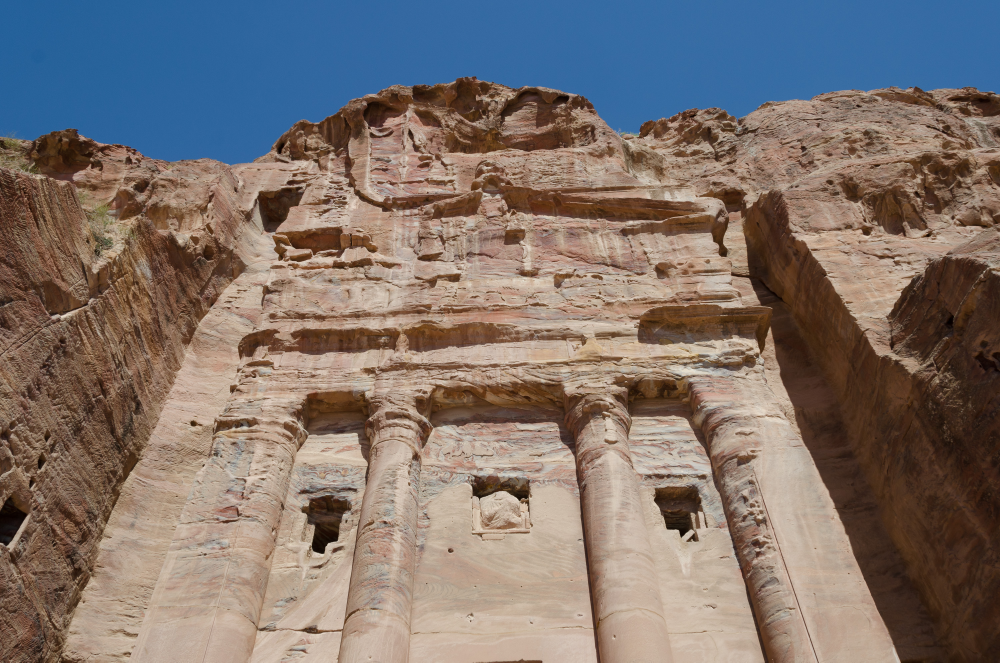
#> input picture imgs/DFM_4209.jpg, 3000 x 1987 px (shown at 1/3 size)
$ python imageStitching.py   (older library calls are emulated)
#> lines starting #> are read from the running program, lines starting #| are printed output that depends on the picture; after the words box and inside, x2 and y2 are one past the last pixel; in counts of white or black regions, pixels touching at a corner belong together; long printed decimals are rounded
### Opdrachten/Geometric Transformations/affineTransformations.py
import numpy as np
import cv2
from cv2 import IMREAD_ANYCOLOR, KeyPoint, imshow
from skimage.transform import warp, AffineTransform
from skimage.transform import AffineTransform
from skimage.feature import (match_descriptors, ORB, plot_matches)
from skimage.measure import ransac
from skimage.color import rgb2gray
from matplotlib import pyplot as plt

def get_matches(im_or, im_tf, n_keypoints=500,ax = None, title ='Original vs transformed'):
    descriptor_extractor = ORB(n_keypoints=n_keypoints)

    #zoekt naar keypoints en discroptions in orignal image
    descriptor_extractor.detect_and_extract(rgb2gray(im_or))
    keyPoint_or = descriptor_extractor.keypoints
    descriptors_or = descriptor_extractor.descriptors

    #zoekt naar keypoints en discroptions in TF image
    descriptor_extractor.detect_and_extract(rgb2gray(im_tf))
    keypoints_tf = descriptor_extractor.keypoints
    descriptors_tf = descriptor_extractor.descriptors

    #Zoekt matches tussen de twee images
    matches = match_descriptors(descriptors_or,descriptors_tf,cross_check=True)

    if ax is not None:
        plot_matches(ax,im_or,im_tf,keyPoint_or,keypoints_tf, matches)
        ax.axis('off')
        ax.set_title(title)
    return matches, keyPoint_or, keypoints_tf

# maken van een transfermodel via ransac functie.
def get_tf_model(src,dst, xTransform=AffineTransform, n_keypoints=500,min_samples=4,residual_threshold=2,**kwargs):
    matches,kp_src, kp_dst = get_matches(src,dst,n_keypoints=n_keypoints)
    src = kp_src[matches[:,0]][:,::-1]
    dst = kp_dst[matches[:,1]][:,::-1]
    tf_model, _ =ransac((src,dst),xTransform,min_samples=min_samples,residual_threshold=residual_threshold, **kwargs)
    return tf_model


# [22 lines that do not run on import are left out]


### Opdrachten/Geometric Transformations/projectiveTransformations.py
import cv2
from cv2 import IMREAD_ANYCOLOR
import numpy as np
import matplotlib.pyplot as plt
from skimage.transform import SimilarityTransform, ProjectiveTransform, warp
from affineTransformations import get_matches, get_tf_model


def _get_stitch_images(im0,im1,tf_model=None,n_keypoints=500,min_samples=4,residual_threshold=2,**kwargs):
    if tf_model is None:
        tf_model = SimilarityTransform()
    elif tf_model == 'auto':
        tf_model = get_tf_model(im1,im0,xTransform=ProjectiveTransform,
                                n_keypoints=n_keypoints,min_samples=min_samples,
                                residual_threshold=residual_threshold, **kwargs)

    r,c = im0.shape[:2]
    corners0 = np.array([[0,0],[0,r],[c,0],[c,r]]) # hoeken van image 0
    r,c = im1.shape[:2]
    corners1 = np.array([[0,0],[0,r],[c,0],[c,r]]) # hoeken van image 1
    wcorners1= tf_model(corners1)                 #


    all_corners = np.vstack((corners0, corners1,wcorners1))
    print(all_corners)
    min_corner = all_corners.min(axis=0)
    max_corner = all_corners.max(axis=0)
    print(min_corner)
    print(max_corner)
    new_shape = max_corner-min_corner
    print(new_shape)
    new_shape = np.ceil(new_shape[::-1]).astype(np.int)
    print(new_shape)
    shift = SimilarityTransform(translation=-min_corner)
    print(shift.params)
    print((tf_model+shift).inverse)
    im0_ = warp(im0,shift.inverse,output_shape=new_shape,cval=-1)
    im1_ = warp(im1,(tf_model+shift).inverse,output_shape=new_shape,cval=-1)
    return im0_,im1_

def _merge_stich_images(im0_,im1_,mask_index=None,cval=0):
    if mask_index is not None:
        if mask_index==0:
            im1_[im0_>-1] = 0
        elif mask_index ==1:
            im0_[im1_>-1] = 0
    else:
        alpha = 1.0*(im0_[:,:,0] !=-1)+1.0*(im1_[:,:,0]!=-1)
    bgmask = -1*((im0_==-1)&(im1_==-1))
    im0_[im0_==-1] = 0
    im1_[im1_==-1] = 0

    merged = im0_ + im1_
    if mask_index is None: merged /= np.maximum(alpha,1)[...,None]
    merged[bgmask==-1]=cval
    return merged

def _stitch(im0,im1, mask_idx=None,cval=0,show=True,tf_model=None,
            n_keypoints=500,min_samples=4,residual_threshold=2,**kwargs):
    im0_,im1_ = _get_stitch_images(im0,im1,tf_model=tf_model,
                                   n_keypoints=n_keypoints,min_samples=min_samples,residual_threshold=residual_threshold,**kwargs)
    merged = _merge_stich_images(im0_=im0_,im1_=im1_,mask_index=mask_idx,cval=cval)
    if (show):
        cv2.imshow('merged_image',merged)
    else:
        return merged


# [24 lines that do not run on import are left out]

### Opdrachten/Geometric Transformations/imageStitching.py
import cv2
import numpy as np
import skimage
from projectiveTransformations import _stitch
from packaging import version
from skimage.transform import rescale


import matplotlib.pyplot as plt

def stitch(ims, order=[1,0,2], mask_idx=None,
           tf_model ='auto', n_keypoints=1000,
           min_samples=4, residual_threshold=2, **kwargs):

    # sort images according to order

    ims_sorted = np.zeros_like(ims)

    for i, idx in enumerate(order):
        ims_sorted[idx] = ims[i]

    # apply _stitch

    merged = _stitch(ims_sorted[0],ims_sorted[1],mask_idx=1,cval=-1,show=False,tf_model=tf_model,
        n_keypoints=500,min_samples=4,residual_threshold=2)

    for i in range(len(order)-3):
        merged = _stitch(merged,ims_sorted[i+1],mask_idx=1,cval=-1,show=False,tf_model=tf_model,
        n_keypoints=500,min_samples=4,residual_threshold=2)

    # repeat _stitch with merged and next im until cval =0

    merged = _stitch(merged,ims_sorted[len(order)-1],mask_idx=1,cval=0,show=False,tf_model=tf_model,
        n_keypoints=500,min_samples=4,residual_threshold=2)


    return merged


if __name__ == "__main__":
    files=['DFM_4209.jpg','DFM_4210.jpg','DFM_4211.jpg']
    ims = []
    for i,file in enumerate(files):
        im = cv2.imread('../../imgs/'+file ,cv2.IMREAD_ANYCOLOR)                 # inlezen van alle foto's
#> im is the input picture: shape (1987, 3000, 3); mean B, G, R 109.6, 114.8, 126.2
        im = im[:,500:500+1987,:]                                              # foto bijsnijden voor beter stiching
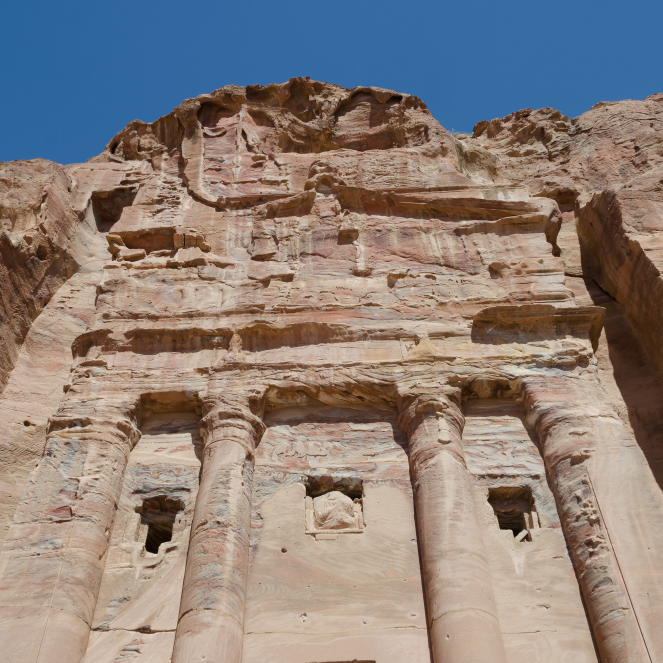
#> im: shape (1987, 1987, 3) (shown at 1/3 size); mean B, G, R 123.2, 128.8, 140.2

        #Rescale -> vanaf versie skimage v0.19 is multichannel veranderd naar channel_axis
        if version.parse(skimage.__version__) < version.parse("0.19.0"):       # elke foto toegevoegd aan ims array
            ims.append(rescale(im,0.25,anti_aliasing=True,multichannel=True))
        else: ims.append(rescale(im,0.25,anti_aliasing=True,channel_axis=2))
#> pass 2 of the loop `for i,file in enumerate(files):`:
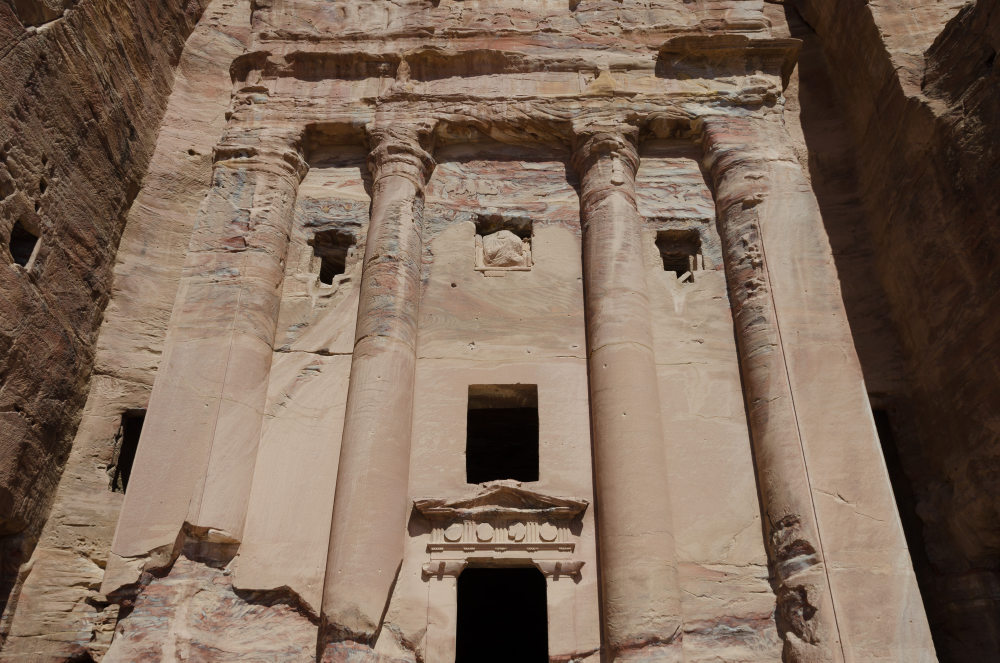
#> input picture imgs/DFM_4210.jpg, 3000 x 1987 px (shown at 1/3 size)
#> im is the input picture: shape (1987, 3000, 3); mean B, G, R 88.7, 104.7, 125.7
#> `im = im[:,500:500+1987,:]`:
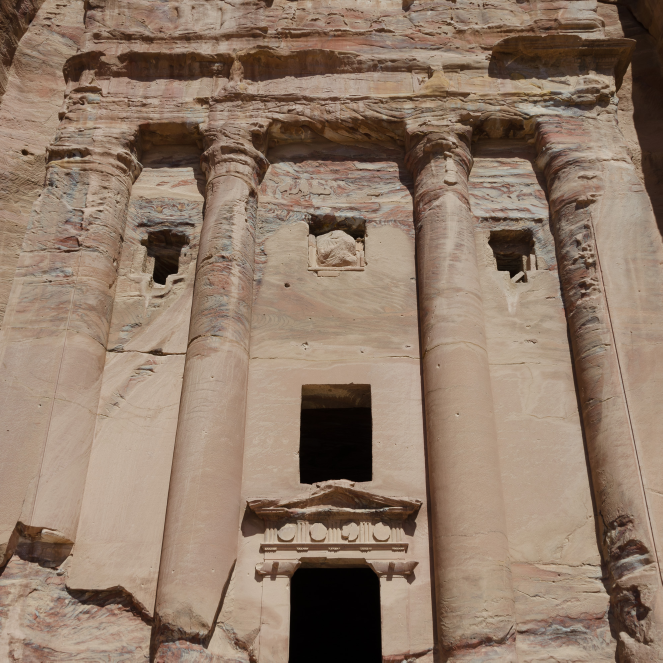
#> im: shape (1987, 1987, 3) (shown at 1/3 size); mean B, G, R 105.4, 122.6, 144.4
#> pass 3 of the loop `for i,file in enumerate(files):`:
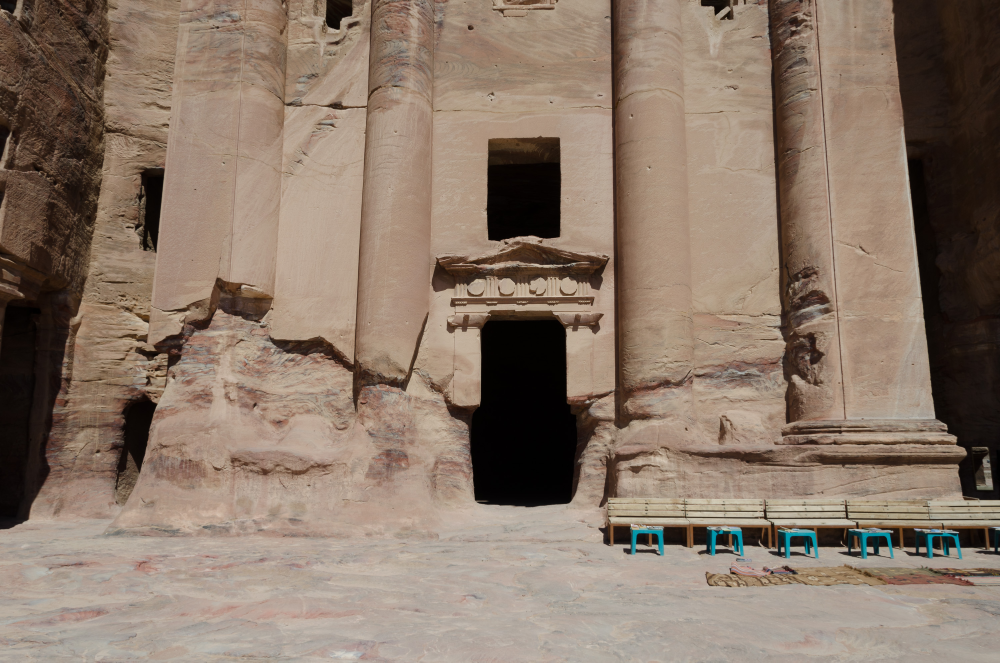
#> input picture imgs/DFM_4211.jpg, 3000 x 1987 px (shown at 1/3 size)
#> im is the input picture: shape (1987, 3000, 3); mean B, G, R 105.1, 119.8, 138.1
#> `im = im[:,500:500+1987,:]`:
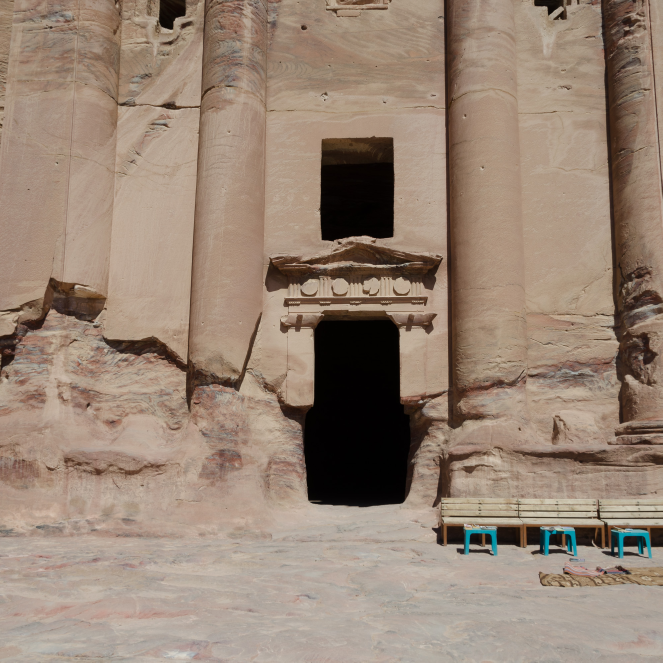
#> im: shape (1987, 1987, 3) (shown at 1/3 size); mean B, G, R 116.9, 132.4, 151.6

    merged = stitch(ims)
#> in get_matches, `descriptor_extractor.detect_and_extract(rgb2gray(im_tf))`:
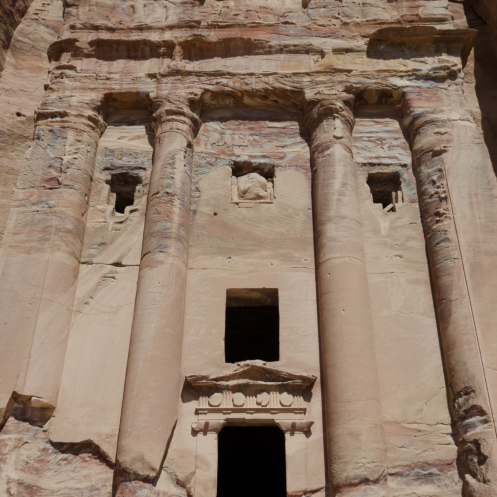
#> im_tf: shape (497, 497, 3) float64; mean of channels 0, 1, 2 0.413, 0.481, 0.566; drawn as B, G, R
#> in get_tf_model, `matches,kp_src, kp_dst = get_matches(src,dst,n_keypoints=n_keypoints)`: matches = 227 pairs, first value 0 to 492, second value 0 to 499; kp_src = 500 pairs, first value 73 to 474, second value 27 to 477; kp_dst = 500 pairs, first value 38.4 to 475, second value 27 to 475
#> in get_tf_model, `src = kp_src[matches[:,0]][:,::-1]`: src = 227 pairs, first value 27 to 470.4, second value 73.2 to 472.8
#> in get_tf_model, `dst = kp_dst[matches[:,1]][:,::-1]`: dst = 227 pairs, first value 29 to 464.4, second value 38.4 to 471.6
#> in _get_stitch_images, `wcorners1= tf_model(corners1)`: wcorners1 = [[-54.53, -304.8], [18.99, 282.7], [583.6, -287.1], [475.1, 294.2]]
#> in _get_stitch_images, `all_corners = np.vstack((corners0, corners1,wcorners1))`: all_corners = [[0, 0], [0, 497], [497, 0], [497, 497], [0, 0], [0, 497], [497, 0], [497, 497], [-54.53, -304.8], [18.99, 282.7], [583.6, -287.1], [475.1, 294.2]]
#| [[   0.            0.        ]
#|  [   0.          497.        ]
#|  [ 497.            0.        ]
#|  [ 497.          497.        ]
#|  [   0.            0.        ]
#|  [   0.          497.        ]
#|  [ 497.            0.        ]
#|  [ 497.          497.        ]
#|  [ -54.532 -304.833]
#|  [  18.985  282.650]
#|  [ 583.605  -287.080]
#|  [ 475.119  294.179]]
#> in _get_stitch_images, `min_corner = all_corners.min(axis=0)`: min_corner = [-54.53, -304.8]
#> in _get_stitch_images, `max_corner = all_corners.max(axis=0)`: max_corner = [583.6, 497]
#| [ -54.532 -304.833]
#| [583.605 497.       ]
#> in _get_stitch_images, `new_shape = max_corner-min_corner`: new_shape = [638.1, 801.8]
#| [638.137 801.833]
#> in _get_stitch_images, `new_shape = np.ceil(new_shape[::-1]).astype(np.int)`: new_shape = [802, 639]
#| [802 639]
#| [[  1.          -0.          54.532]
#|  [  0.           1.         304.833]
#|  [  0.           0.           1.        ]]
#| <ProjectiveTransform(matrix=
#|     [[ 7.79383744e-01, -9.75306463e-02,  0.00000000e+00],
#|      [-1.68732492e-02,  6.06524766e-01,  0.00000000e+00],
#|      [ 9.20873387e-06, -4.87205522e-04,  1.00000000e+00]])>
#> in _merge_stich_images, `bgmask = -1*((im0_==-1)&(im1_==-1))`:
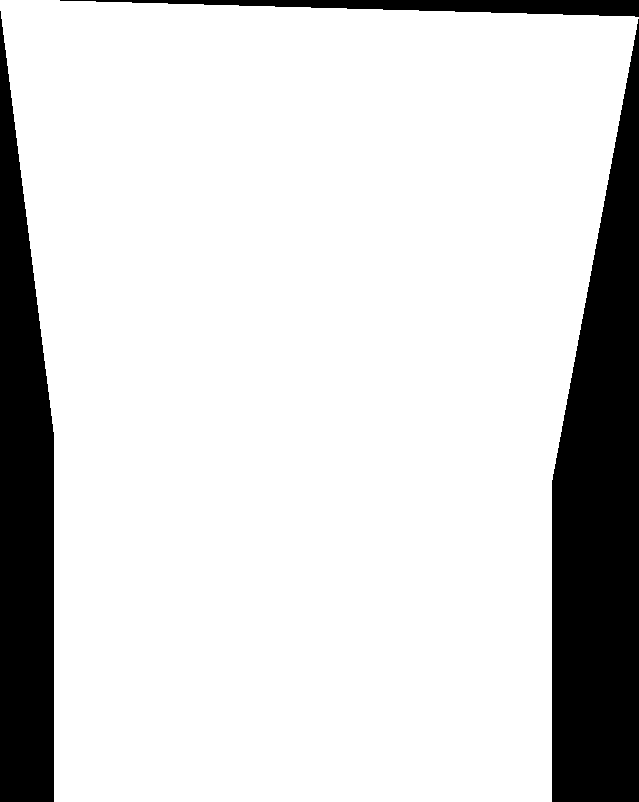
#> bgmask: shape (802, 639, 3) int64; values -1 (black) and 0 (white), 83.5% white; 3 black regions, box (x1, y1, x2, y2) and area: (552, 19, 639, 802) 48078, (0, 11, 54, 802) 31352, (60, 0, 639, 17) 4959
#> call 2 of get_matches, with n_keypoints = 500, title = 'Original vs transformed'
#> in get_matches (call 2), `descriptor_extractor.detect_and_extract(rgb2gray(im_or))`:
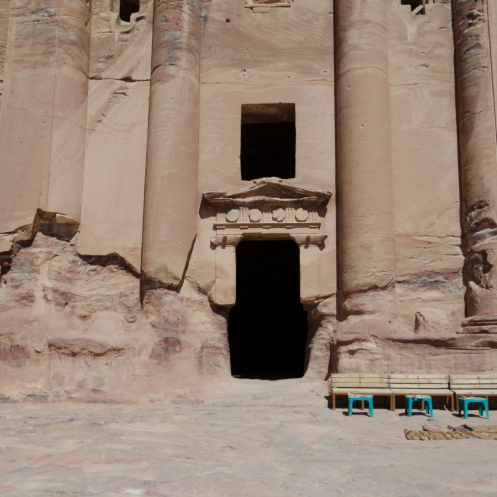
#> im_or: shape (497, 497, 3) float64; mean of channels 0, 1, 2 0.458, 0.519, 0.594; drawn as B, G, R
#| [[   0.            0.        ]
#|  [   0.          802.        ]
#|  [ 639.            0.        ]
#|  [ 639.          802.        ]
#|  [   0.            0.        ]
#|  [   0.          497.        ]
#|  [ 497.            0.        ]
#|  [ 497.          497.        ]
#|  [  58.621  497.211]
#|  [ -29.437 1063.292]
#|  [ 514.319  506.035]
#|  [ 580.271 1055.671]]
#| [-29.437   0.        ]
#| [ 639.         1063.292]
#| [ 668.437 1063.292]
#| [1064  669]
#| [[ 1.         -0.         29.437]
#|  [ 0.          1.         -0.        ]
#|  [ 0.          0.          1.        ]]
#| <ProjectiveTransform(matrix=
#|     [[ 1.05941267e+00,  1.64798659e-01, -1.75229082e+02],
#|      [-2.27656182e-02,  1.17564685e+00, -5.82539772e+02],
#|      [-6.79284393e-05,  5.95513675e-04,  7.09885713e-01]])>
#> call 2 of _merge_stich_images, with mask_index = 1, cval = 0
#> in _merge_stich_images (call 2), `bgmask = -1*((im0_==-1)&(im1_==-1))`:
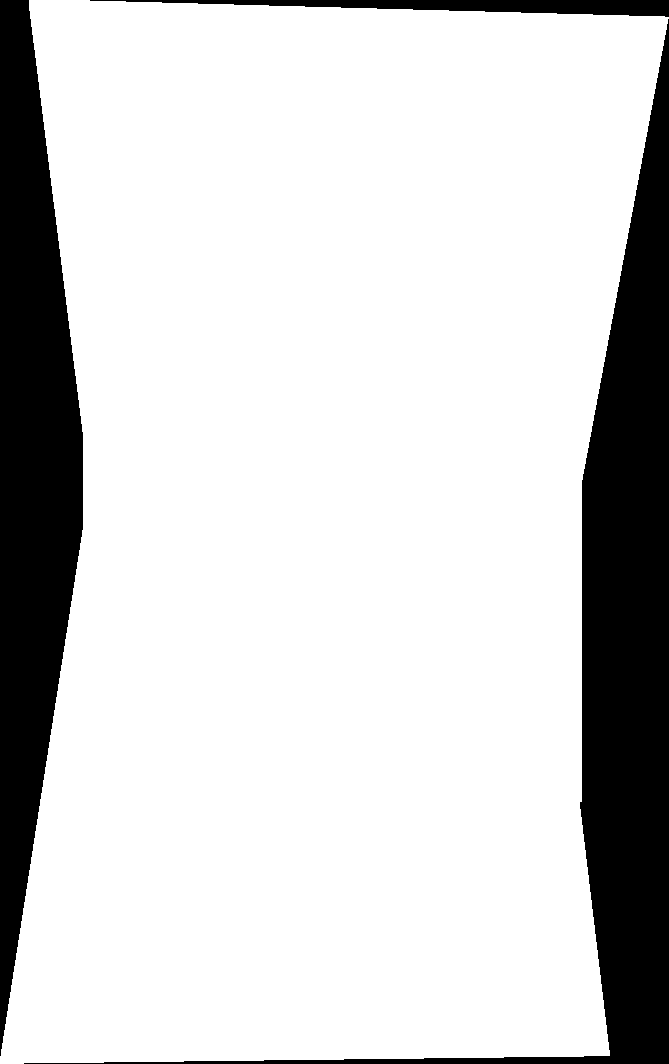
#> bgmask: shape (1064, 669, 3) int64; values -1 (black) and 0 (white), 81.9% white; 3 black regions, box (x1, y1, x2, y2) and area: (24, 19, 669, 1064) 69809, (0, 0, 83, 1056) 53868, (90, 0, 669, 17) 4959
#> in _merge_stich_images (call 2), `im1_[im1_==-1] = 0`:
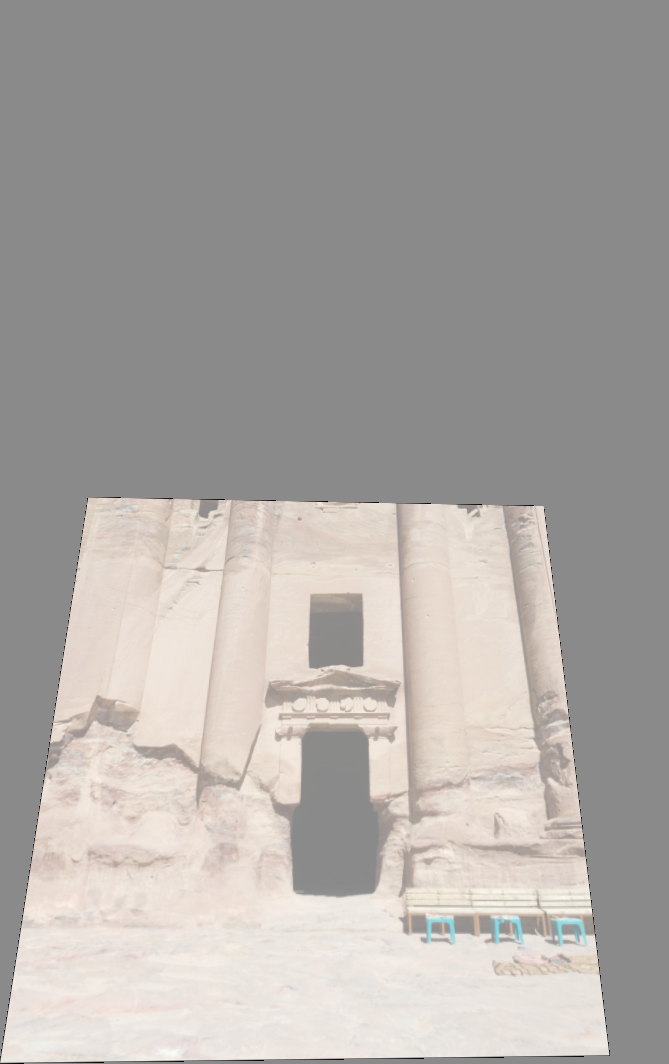
#> im1_: shape (1064, 669, 3) float64; mean of channels 0, 1, 2 0.195, 0.219, 0.249; drawn with min black and max white
#> in _merge_stich_images (call 2), `merged = im0_ + im1_`:
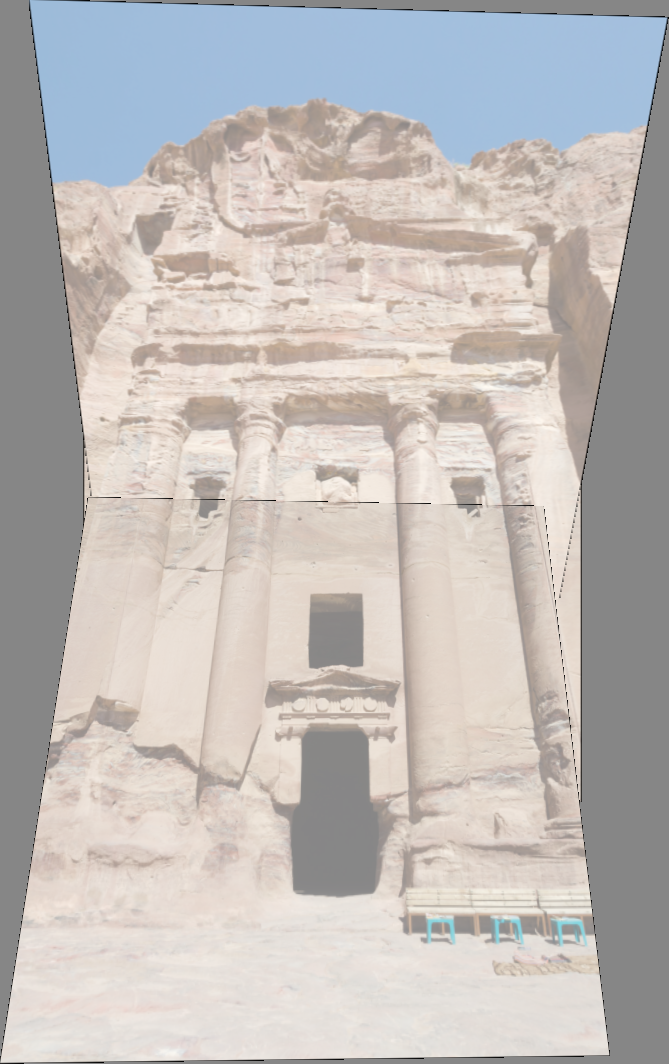
#> merged: shape (1064, 669, 3) float64; mean of channels 0, 1, 2 0.38, 0.4, 0.435; drawn with min black and max white

    cv2.imshow('Test', merged)
    cv2.waitKey()
